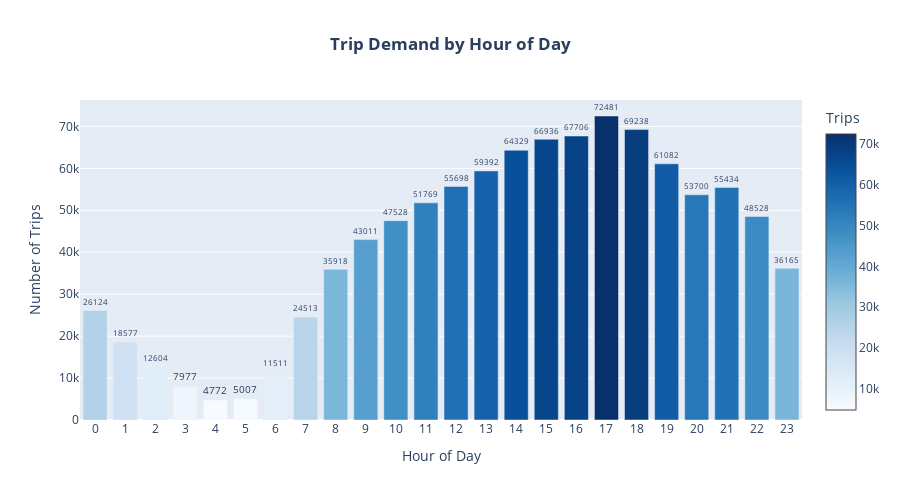

Notebook cell for this chart:
### Markdown cell above
## Hourly Demand Patterns

**Finding:** Identify peak hours for trip demand to optimize driver shift scheduling.

### Code cell
# Hourly Demand Analysis
hourly_counts = df.group_by("hour").len().sort("hour").to_pandas()

fig = go.Figure()
fig.add_trace(go.Bar(
    x=hourly_counts['hour'],
    y=hourly_counts['len'],
    marker=dict(color=hourly_counts['len'], colorscale='Blues', showscale=True,
                colorbar=dict(title='Trips')),
    text=hourly_counts['len'],
    textposition='outside',
    hovertemplate='<b>Hour:</b> %{x}:00<br><b>Trips:</b> %{y:,}<extra></extra>'
))

fig.update_layout(
    title=dict(text='<b>Trip Demand by Hour of Day</b>', x=0.5, xanchor='center'),
    xaxis_title='Hour of Day',
    yaxis_title='Number of Trips',
    height=500,
    showlegend=False,
    xaxis=dict(tickmode='linear', tick0=0, dtick=1)
)
fig.show()

peak_hour = hourly_counts.loc[hourly_counts['len'].idxmax()]
print(f"\n🚕 Peak demand: {peak_hour['hour']:.0f}:00 with {peak_hour['len']:,} trips")

### Figure 1 — Plotly figure (JSON) as saved in the notebook; plotly's stock layout.template omitted (floating-point values rounded to 4 significant figures)
{"data": [{"hovertemplate": "<b>Hour:</b> %{x}:00<br><b>Trips:</b> %{y:,}<extra></extra>", "marker": {"color": [26124, 18577, 12604, 7977, 4772, 5007, 11511, 24513, 35918, 43011, 47528, 51769, 55698, 59392, 64329, 66936, 67706, 72481, 69238, 61082, 53700, 55434, 48528, 36165], "colorbar": {"title": {"text": "Trips"}}, "colorscale": [[0, "rgb(247,251,255)"], [0.125, "rgb(222,235,247)"], [0.25, "rgb(198,219,239)"], [0.375, "rgb(158,202,225)"], [0.5, "rgb(107,174,214)"], [0.625, "rgb(66,146,198)"], [0.75, "rgb(33,113,181)"], [0.875, "rgb(8,81,156)"], [1, "rgb(8,48,107)"]], "showscale": true}, "text": [26120.0, 18580.0, 12600.0, 7977.0, 4772.0, 5007.0, 11510.0, 24510.0, 35920.0, 43010.0, 47530.0, 51770.0, 55700.0, 59390.0, 64330.0, 66940.0, 67710.0, 72480.0, 69240.0, 61080.0, 53700.0, 55430.0, 48530.0, 36160.0], "textposition": "outside", "type": "bar", "x": [0, 1, 2, 3, 4, 5, 6, 7, 8, 9, 10, 11, 12, 13, 14, 15, 16, 17, 18, 19, 20, 21, 22, 23], "y": [26124, 18577, 12604, 7977, 4772, 5007, 11511, 24513, 35918, 43011, 47528, 51769, 55698, 59392, 64329, 66936, 67706, 72481, 69238, 61082, 53700, 55434, 48528, 36165]}], "layout": {"height": 500, "showlegend": false, "title": {"text": "<b>Trip Demand by Hour of Day</b>", "x": 0.5, "xanchor": "center"}, "xaxis": {"dtick": 1, "tick0": 0, "tickmode": "linear", "title": {"text": "Hour of Day"}}, "yaxis": {"title": {"text": "Number of Trips"}}}}
